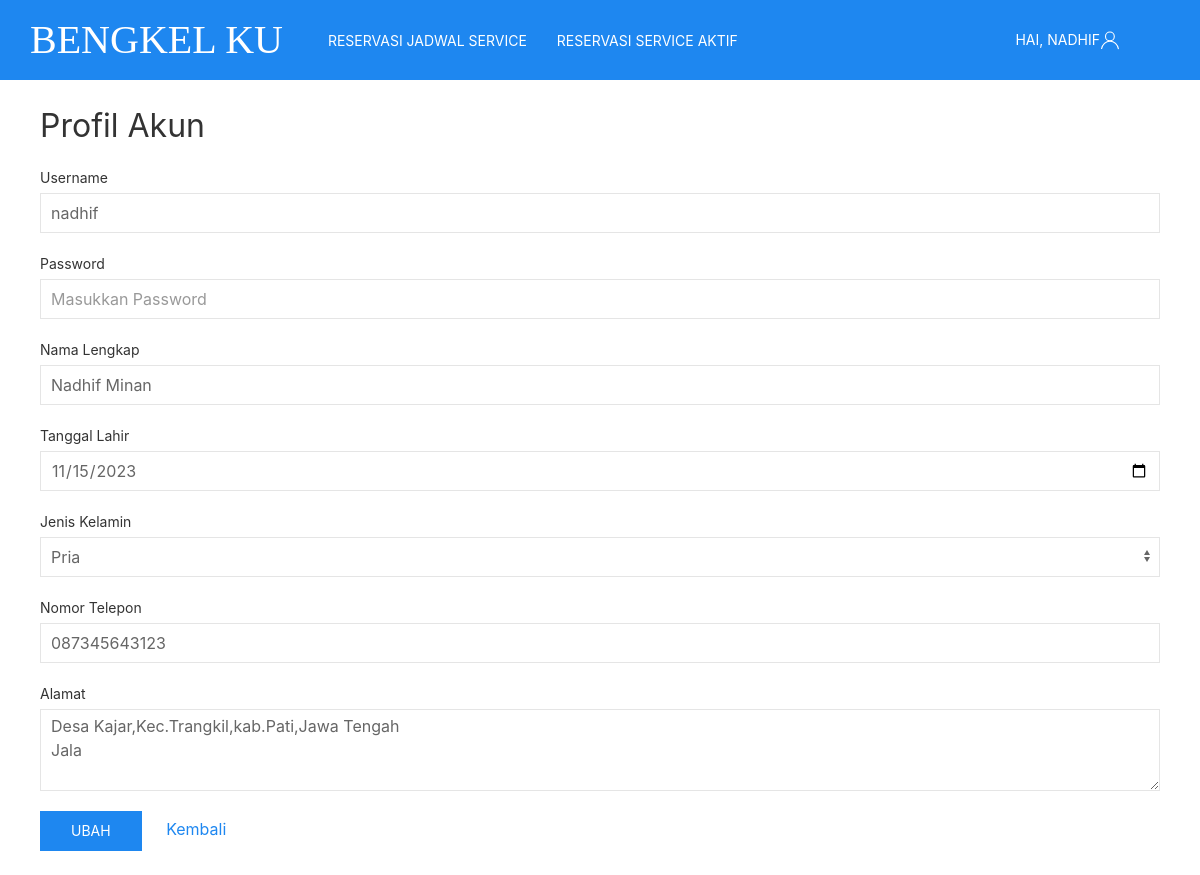
The app's page /ProjekAkhir/profil.php (signed in) with its own data.
### tables this page shows
CREATE TABLE `user` (
  `username` varchar(15) NOT NULL,
  `password` varchar(32) NOT NULL,
  `nama` varchar(30) NOT NULL,
  `tgl_lahir` date NOT NULL,
  `jk` enum('Pria','Wanita') NOT NULL,
  `no_telp` varchar(15) NOT NULL,
  `alamat` varchar(50) NOT NULL,
  `block` enum('Blocked','Tidak') NOT NULL
);

### ProjekAkhir/profil.php (the view, shortened to what this page needs)
<!DOCTYPE html>
<html>
<head>
	<link rel="stylesheet" type="text/css" href="css/bengkel.css">
</head>
<body>
<nav class="uk-navbar-container" style="background-color:rgb(30,135,240);" uk-navbar>
    <div class="uk-navbar-left">
        <ul class="uk-navbar-nav">
            <li class="uk-active"><a href="index.php" style="color:white; padding:30px; font-size: 40px;font-family:rockwell;">Bengkel Ku</a></li></li>
            <?php
                if(empty($_SESSION["username"])){
                    echo "<li><a href='jadwal_service.php' style='color:white'>Lihat Jadwal Service</a></li>";
                }elseif(isset($_SESSION["username"])){
                    echo "<li><a href='pesan_jadwal_service.php' style='color:white'>Reservasi Jadwal Service</a></li>";
                    echo "<li><a href='reservasi_aktif.php' style='color:white;'>Reservasi Service Aktif</a></li>";
                }
            ?>
        </ul>
    </div>
    <div class="uk-navbar-right">
        <ul class="uk-navbar-nav">
            <li>
                <?php
                    if(empty($_SESSION["username"])){
                        echo "<a href='#'' class='uk-icon-link uk-margin-small-left' uk-icon='user' style='color:white; padding-right:80px;'>Akun</a>";
                    }elseif(isset($_SESSION["username"])){
                        $akun = $_SESSION["username"];
                        echo "<a href='#' class='uk-icon-link uk-margin-small-left' uk-icon='user' style='color:white; padding-right:80px;'>Hai, $akun</a>";
                    }
                ?>
            </li>
        </ul>
    </div>
</nav>
<div class="uk-container" style="padding-top:25px;">
    <h2>Profil Akun</h2>
    <?php
        include 'action/koneksi.php';
        $username=$_SESSION['username'];
        $data=mysqli_query($koneksi,"SELECT * FROM user WHERE username='$username' ") or die(mysqli_error($koneksi));
        $baris=mysqli_fetch_array($data);
    ?>
        <div class="uk-container">
            <form class="uk-form-stacked" action="action/act_update.php" method="post">
                <div class="uk-margin">
                    <label class="uk-form-label" for="form-stacked-text">Username</label>
                    <div class="uk-form-controls">
                        <input class="uk-input" id="form-stacked-text" type="text" name="username" value="<?php echo $baris['username']?>" maxlength="15" readonly>
                    </div>
                </div>
                <div class="uk-margin">
                    <label class="uk-form-label" for="form-stacked-text">Password</label>
                    <div class="uk-form-controls">
                        <input class="uk-input" id="form-stacked-text" type="password" name="password" placeholder="Masukkan Password" maxlength="15" autocomplete="off" required>
                    </div>
                </div>
                <div class="uk-margin">
                    <label class="uk-form-label" for="form-stacked-text">Nama Lengkap</label>
                    <div class="uk-form-controls">
                        <input class="uk-input" id="form-stacked-text" type="text" name="nama" value="<?php echo $baris['nama']?>" placeholder="Masukkan Nama Lengkap" maxlength="30" required>
                    </div>
                </div>
                <div class="uk-margin">
                    <label class="uk-form-label" for="form-stacked-text">Tanggal Lahir</label>
                    <div class="uk-form-controls">
                        <input class="uk-input" id="form-stacked-text" type="date" name="tgl_lahir" value="<?php echo $baris['tgl_lahir']?>" min='1910-01-01' max="<?php echo date('Y-m-d');?>" required>
                    </div>
                </div>
                <div class="uk-margin">
                    <label class="uk-form-label" for="form-stacked-select">Jenis Kelamin</label>
                    <div class="uk-form-controls">
                        <select class="uk-select" id="form-stacked-select" name="jk" required>
                            <option <?php if($baris['jk']=='Pria') echo 'selected="selected"';?>>Pria</option>
                        </select>
                    </div>
                </div>
                <div class="uk-margin">
                    <label class="uk-form-label" for="form-stacked-text">Nomor Telepon</label>
                    <div class="uk-form-controls">
                        <input class="uk-input" id="form-stacked-text" type="number" name="no_telp" value="<?php echo $baris['no_telp']?>" maxlength="15" placeholder="Masukkan Nomor Telepon" required>
                    </div>
                </div>
                <div class="uk-margin">
                    <label class="uk-form-label" for="form-stacked-select">Alamat</label>
                    <textarea class="uk-textarea" rows="3" name="alamat" maxlength="50" placeholder="Masukkan Alamat" required><?php echo $baris['alamat']?></textarea>
                </div>
                <button class="uk-button uk-button-primary" type="submit" name="button">Ubah</button>
                <a href="index.php" style="padding-left:20px;">Kembali</a>
            </form>
        </div>
</div>
<br>
</body>
</html>

### records on screen
user: username "nadhif", nama "Nadhif Minan", tgl_lahir "11/15/2023", jk "Pria", no_telp "087345643123", alamat "Desa Kajar,Kec.Trangkil,kab.Pati,Jawa Tengah Jala"

### other values on screen
$akun "NADHIF"
